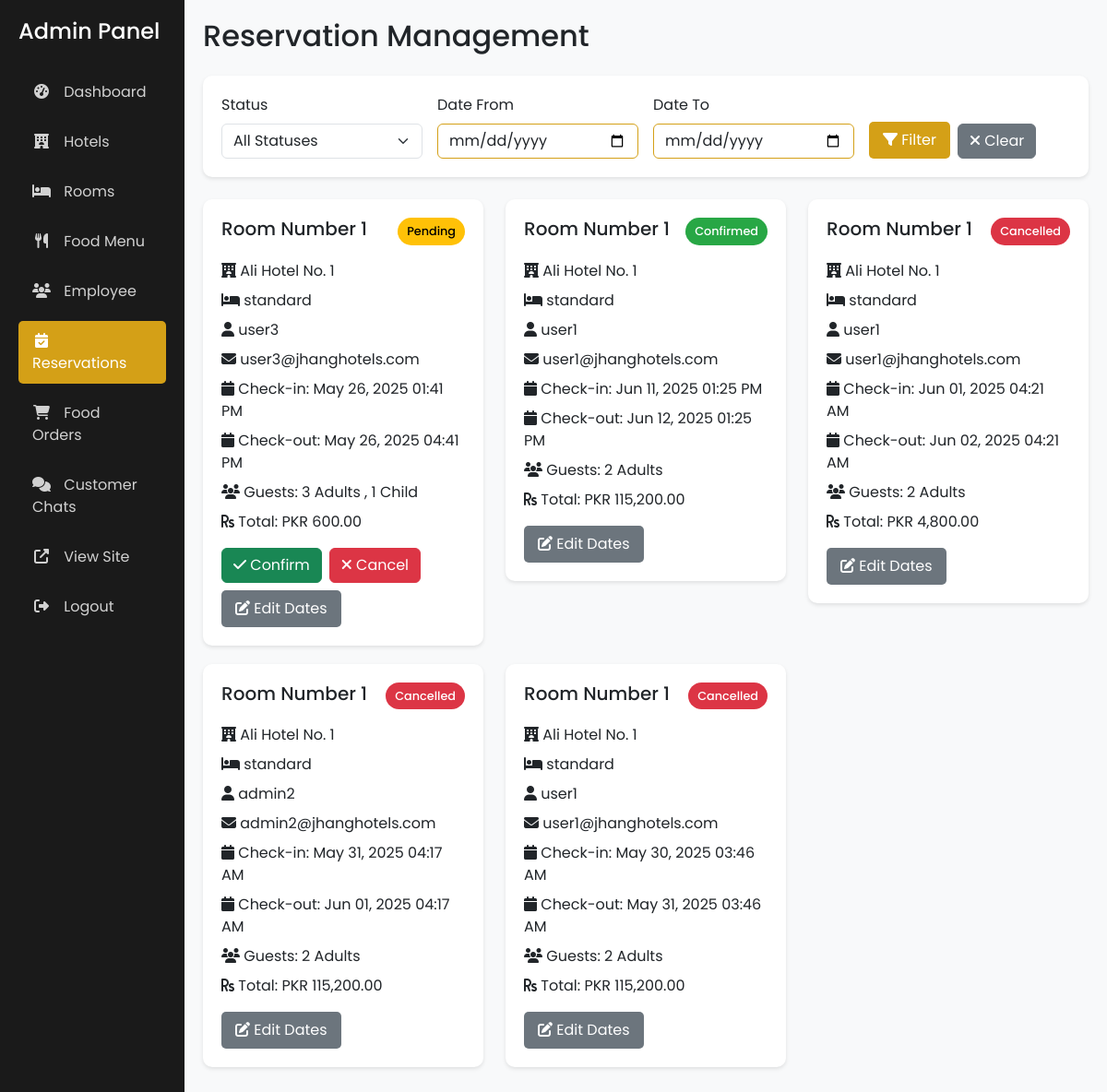
/admin/reservations.php (signed in), run on an earlier commit of the app's database.
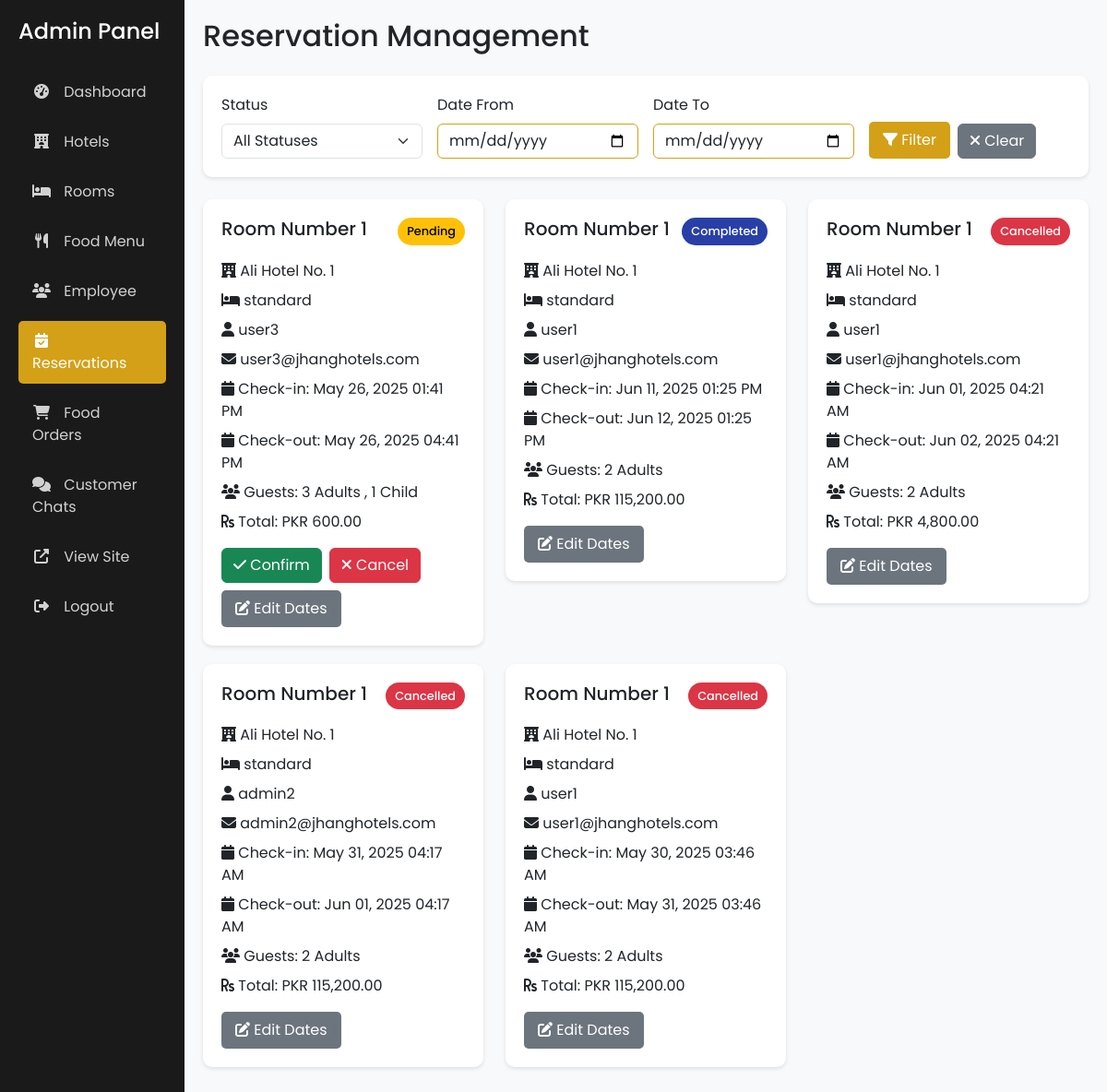
And on a later commit of the database.
### tables this page shows
CREATE TABLE `bookings` (
  `id` int(11) NOT NULL,
  `user_id` int(11) NOT NULL,
  `hotel_id` int(11) NOT NULL,
  `room_id` int(11) NOT NULL,
  `check_in_date` datetime NOT NULL,
  `check_out_date` datetime NOT NULL,
  `adults` int(11) NOT NULL,
  `children` int(11) NOT NULL,
  `total_price` decimal(10,2) NOT NULL,
  `booking_status` enum('pending','confirmed','cancelled','completed') DEFAULT 'pending',
  `created_at` timestamp NOT NULL DEFAULT current_timestamp(),
  `status` varchar(20) DEFAULT 'pending',
  `check_in` datetime DEFAULT NULL,
  `check_out` datetime DEFAULT NULL
);

CREATE TABLE `hotels` (
  `id` int(11) NOT NULL,
  `name` varchar(100) NOT NULL,
  `description` text DEFAULT NULL,
  `address` text NOT NULL,
  `city` varchar(50) NOT NULL,
  `phone` varchar(20) DEFAULT NULL,
  `email` varchar(100) DEFAULT NULL,
  `website` varchar(100) DEFAULT NULL,
  `image_url` varchar(255) DEFAULT NULL,
  `created_at` timestamp NOT NULL DEFAULT current_timestamp(),
  `updated_at` timestamp NOT NULL DEFAULT current_timestamp() ON UPDATE current_timestamp(),
  `vendor_id` int(11) NOT NULL,
  `average_rating` decimal(3,2) DEFAULT NULL COMMENT 'Stores the average rating (1.00-5.00) for the hotel'
);

CREATE TABLE `rooms` (   
  `id` int(11) NOT NULL,
  `hotel_id` int(11) NOT NULL,
  `room_type` enum('standard','deluxe','suite','presidential_suite') NOT NULL,
  `description` text DEFAULT NULL,
  `price_per_hour` decimal(10,2) NOT NULL,
  `capacity` int(11) NOT NULL,
  `image_url` varchar(255) DEFAULT NULL,
  `amenities` text DEFAULT NULL,
  `status` enum('available','not available','maintenance') DEFAULT 'available',
  `created_at` timestamp NOT NULL DEFAULT current_timestamp(),
  `updated_at` timestamp NOT NULL DEFAULT current_timestamp() ON UPDATE current_timestamp()
);

CREATE TABLE `users` (
  `id` int(11) NOT NULL,
  `username` varchar(50) NOT NULL,
  `email` varchar(100) NOT NULL,
  `password` varchar(255) NOT NULL,
  `role` enum('admin','user') DEFAULT 'user',
  `status` enum('active','inactive','suspended') NOT NULL DEFAULT 'active',
  `created_at` timestamp NOT NULL DEFAULT current_timestamp(),
  `first_name` varchar(50) NOT NULL,
  `last_name` varchar(50) NOT NULL,
  `phone` varchar(20) DEFAULT NULL,
  `address` text DEFAULT NULL,
  `profile_image` varchar(255) DEFAULT NULL,
  `vendor_id` int(11) NOT NULL DEFAULT 0
);

### admin/reservations.php (the view, shortened to what the changed rows need)
<?php
require_once '../includes/session.php';
$user_id = isset($_GET['user_id']) ? (int)$_GET['user_id'] : null;
$sql = "SELECT b.*, h.name AS hotel_name, r.room_type, u.username, u.email
        FROM bookings b
        JOIN hotels h ON b.hotel_id = h.id
        JOIN rooms r ON b.room_id = r.id
        JOIN users u ON b.user_id = u.id
        WHERE h.vendor_id = ?";
$params = array($_SESSION['user_id']);
$types = "i";
if ($user_id !== null) {
    $sql .= " AND b.user_id = ?";
    $params[] = $user_id;
    $types .= "i";
    $user_sql = "SELECT username FROM users WHERE id = ? LIMIT 1";
    $user_stmt = mysqli_prepare($conn, $user_sql);
    mysqli_stmt_bind_param($user_stmt, "i", $user_id);
    mysqli_stmt_execute($user_stmt);
    $user_result = mysqli_stmt_get_result($user_stmt);
    $user_row = mysqli_fetch_assoc($user_result);
    $username_filter = $user_row ? " for " . htmlspecialchars($user_row['username']) : '';
    mysqli_stmt_close($user_stmt);
} else {
    $username_filter = '';
}
$sql .= " ORDER BY b.booking_status = 'pending' DESC, b.created_at DESC";
$stmt = mysqli_prepare($conn, $sql);
if (!empty($params)) {
    mysqli_stmt_bind_param($stmt, $types, ...$params);
}
mysqli_stmt_execute($stmt);
$bookings = mysqli_stmt_get_result($stmt);
?>
<!DOCTYPE html>
<html lang="en">
<head>
    <link href="https://cdn.jsdelivr.net/npm/bootstrap@5.3.0/dist/css/bootstrap.min.css" rel="stylesheet">
    <link rel="stylesheet" href="https://cdnjs.cloudflare.com/ajax/libs/font-awesome/6.4.2/css/all.min.css">
</head>
<body>
    <div class="container-fluid">
        <div class="row">
            <div class="col-md-9 col-lg-10 main-content">
                <h2 class="mb-4">Reservation Management<?php echo $username_filter; ?></h2>
                <div class="row">
                    <?php while($booking = mysqli_fetch_assoc($bookings)): ?>
                        <div class="col-md-6 col-lg-4">
                            <div class="booking-card">
                                <div class="d-flex justify-content-between align-items-start mb-3">
                                    <h5 class="mb-0">Room Number <?php echo htmlspecialchars($booking['room_id']); ?></h5>
                                    <span class="status-badge status-<?php echo strtolower($booking['booking_status']); ?>">
                                        <?php echo ucfirst($booking['booking_status']); ?>
                                    </span>
                                </div>
                                <p class="mb-2">
                                    <i class="fas fa-hotel"></i>
                                    <?php echo htmlspecialchars($booking['hotel_name']); ?>
                                </p>
                                <p class="mb-2">
                                    <i class="fas fa-bed"></i>
                                    <?php echo htmlspecialchars($booking['room_type']); ?>
                                </p>
                                <p class="mb-2">
                                    <i class="fas fa-user"></i>
                                    <?php echo htmlspecialchars($booking['username']); ?>
                                </p>
                                <p class="mb-2">
                                    <i class="fas fa-envelope"></i>
                                    <?php echo htmlspecialchars($booking['email']); ?>
                                </p>
                                <p class="mb-2">
                                    <i class="fas fa-calendar"></i>
                                    Check-in: <?php echo date('M d, Y h:i A', strtotime($booking['check_in_date'])); ?>
                                </p>
                                <p class="mb-2">
                                    <i class="fas fa-calendar"></i>
                                    Check-out: <?php echo date('M d, Y h:i A', strtotime($booking['check_out_date'])); ?>
                                </p>
                                <p class="mb-2">
                                    <i class="fas fa-users"></i>
                                    Guests: <?php echo $booking['adults']; ?> Adult<?php echo $booking['adults'] > 1 ? 's' : ''; ?>
                                </p>
                                <p class="mb-3">
                                    <i class="fas fa-rupee-sign"></i>
                                    Total: PKR <?php echo number_format($booking['total_price'], 2); ?>
                                </p>
                                <div class="d-flex gap-2 flex-wrap">
                                    <button type="button" class="btn btn-edit" data-bs-toggle="modal" data-bs-target="#editDatesModal<?php echo $booking['id']; ?>">
                                        <i class="fas fa-edit"></i> Edit Dates
                                    </button>
                                </div>
                            </div>
                        </div>
                    <?php endwhile; ?>
                </div>
            </div>
        </div>
    </div>
</body>
</html>

What changed in the data, as far as the page shows it:
changed bookings: booking_status "Confirmed" → "Completed"
